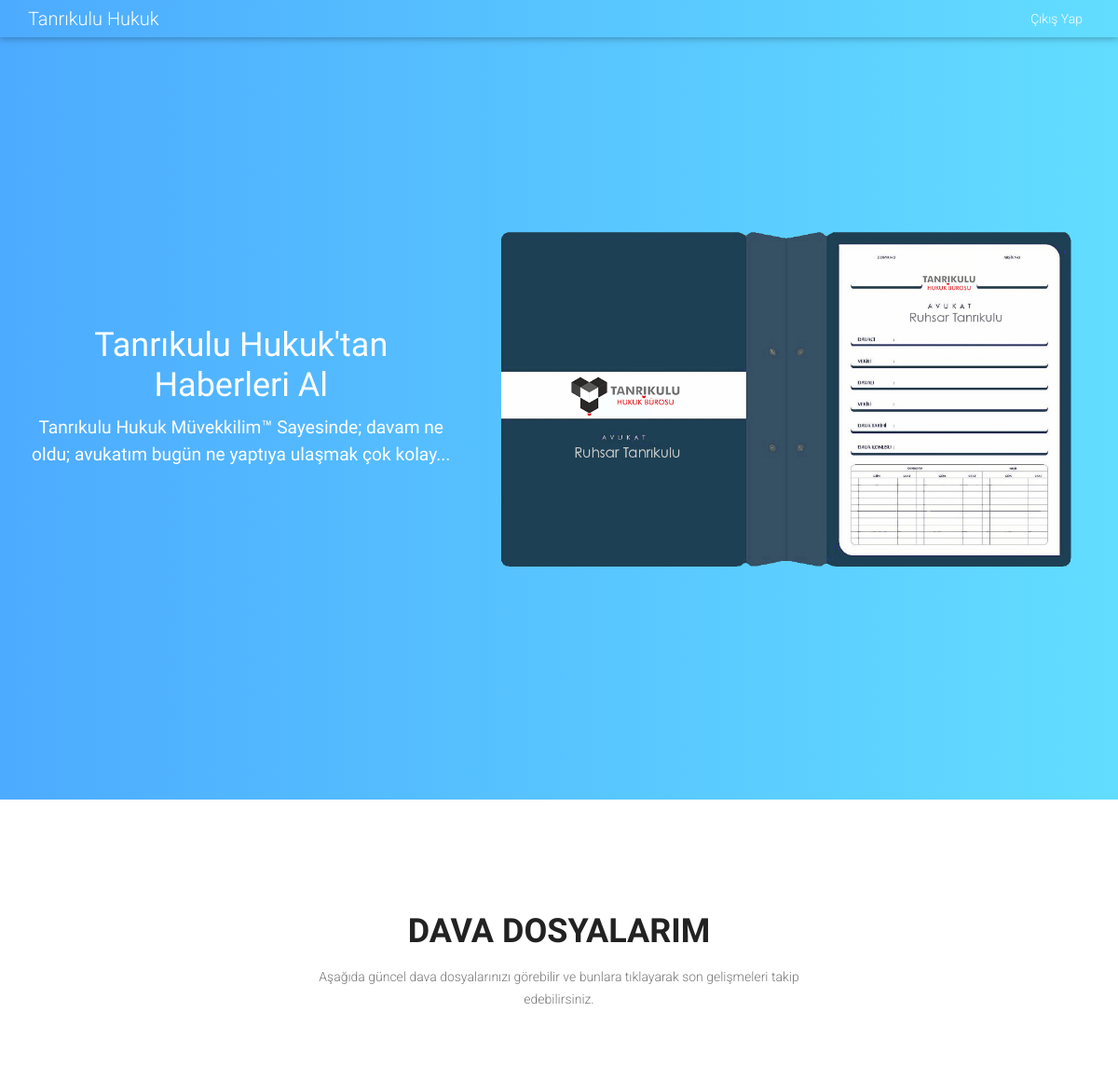
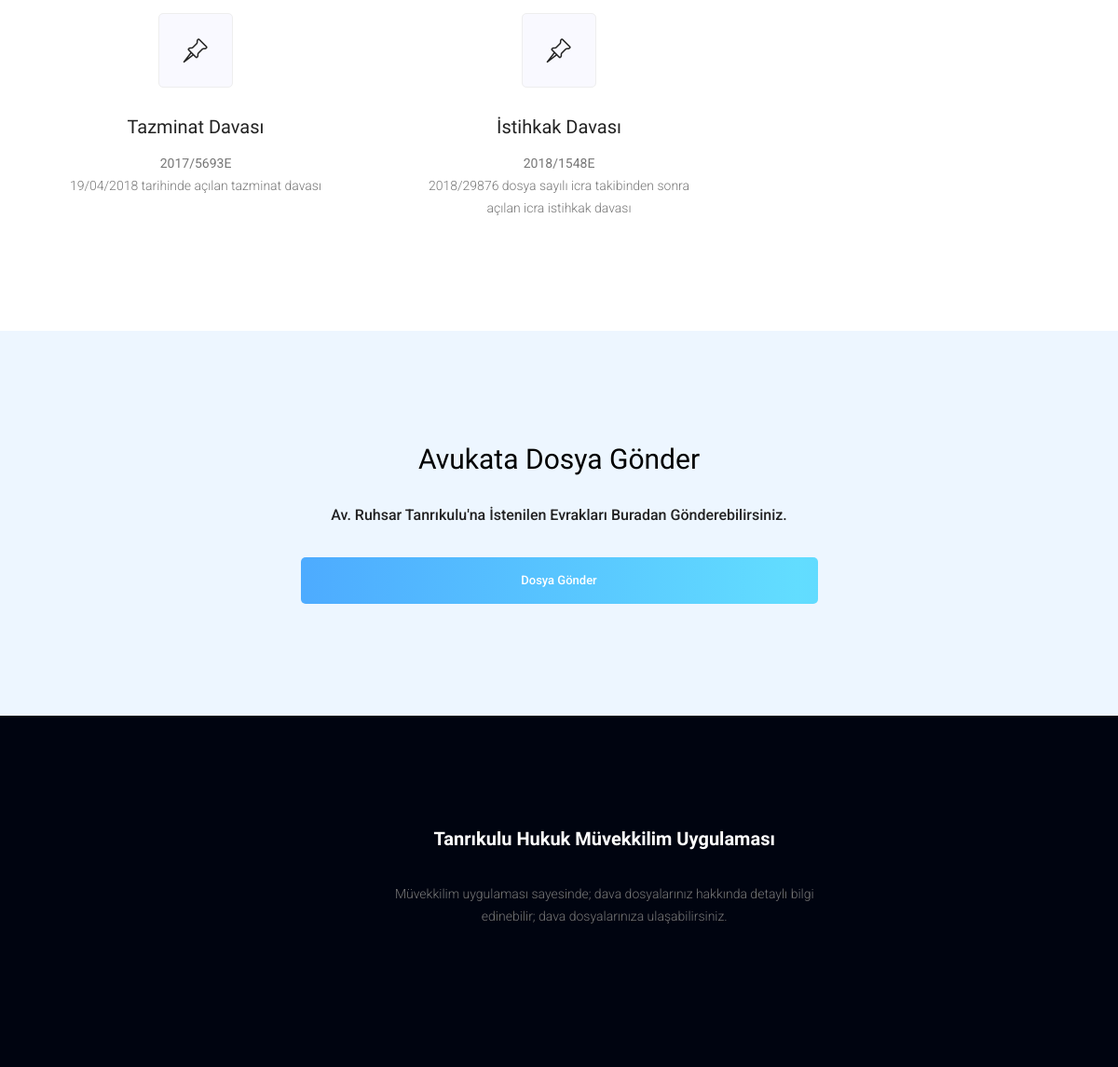
/ (signed in), run on the app's committed database (2 pictures, top to bottom).
### muvekkil/models.py (models this page shows, shortened)
class Dava(models.Model):
    dava_title = models.CharField(('Dava Adı'), max_length=150)
    DAVA_CATEGORY_CHOICES = (
        ('Adli', 'Adli'),
        ('Ceza', 'Ceza'),
        ('İdari', 'İdari'),
        ('Tahkim', 'Tahkim'),
        ('Arabuluculuk', 'Arabuluculuk')
    )
    dava_category = models.CharField(('Dava Kategorisi'), max_length=30, choices=DAVA_CATEGORY_CHOICES, default='Kategori Belirtilmemiş')
    dava_esasno = models.CharField(('Dava Esas Numarası'), max_length=150, default='')
    DAVA_SIFAT_CHOICES = (
        ('Davacı', 'Davacı'),
        ('Davalı', 'Davalı')
    )
    dava_sifat = models.CharField(('Davadaki Sıfatımız'), max_length=50, default='', choices=DAVA_SIFAT_CHOICES)
    dava_mahkemeonad = models.CharField(('Mahkeme Adliye ve Numarası'), max_length=50, default='')
    DAVA_MAHKEME_CHOICES = (
        ('Asliye Hukuk Mahkemesi', 'Asliye Hukuk Mahkemesi'),
        ('Sulh Hukuk Mahkemesi', 'Sulh Hukuk Mahkemesi'),
        ('Aile Mahkemesi', 'Aile Mahkemesi'),
        ('İş Mahkemesi', 'İş Mahkemesi'),
        ('Ticaret Mahkemesi', 'Ticaret Mahkemesi'),
        ('İcra Mahkemesi', 'İcra Mahkemesi'),
        ('Tüketici Mahkemesi', 'Tüketici Mahkemesi'),
        ('Sulh Ceza Mahkemesi', 'Sulh Ceza Mahkemesi'),
        ('Asliye Ceza Mahkemesi', 'Asliye Ceza Mahkemesi'),
        ('Ağır Ceza Mahkemesi', 'Ağır Ceza Mahkemesi'),
        ('İcra Dairesi', 'İcra Dairesi'),
        ('İdare Mahkemesi', 'İdare Mahkemesi'),
        ('Vergi Mahkemesi', 'Vergi Mahkemesi')
    )
    dava_mahkeme = models.CharField(('Davanın Görüldüğü Mahkeme'), max_length=50, default='', choices=DAVA_MAHKEME_CHOICES)
    dava_description = models.TextField(('Dava Açıklaması'))
    dava_link = models.CharField(('Dava Dosyalarının Olduğu Link'), max_length=300)  ## Burada dava dosyamızın indirme linkini vereceğiz.
    dava_start = models.DateField(auto_now_add=True, blank=True)
    davakarsitaraf= models.ManyToManyField(DavaKarsiTaraf)
    user = models.ManyToManyField(User)
    class Meta:
        ordering= ('-dava_start',)
        verbose_name = ('dava')
        verbose_name_plural = ('davalar')

### muvekkil/views.py (the view, shortened to what this page needs)
# urls.py: path('', home, name="index"),
def home(request):
    if request.user.is_authenticated:
        u = User.objects.get(id= request.user.id)
        davalar= u.dava_set.all()
        context = { 'davalar' : davalar }
        return render(request, 'muvekkil/index.html', context)
    else:
        return redirect('login')

### muvekkil/templates/muvekkil/index.html (shortened to what this page needs)
{% load static %}
<!doctype html>
<html lang="en">
    <head>
        <link rel="stylesheet" href="{% static 'muvekkil/css/bootstrap.css' %}">
        <link rel="stylesheet" href="{% static 'muvekkil/vendors/linericon/style.css' %}">
        <link rel="stylesheet" href="{% static 'muvekkil/css/font-awesome.min.css' %} ">
        <link rel="stylesheet" href="{% static 'muvekkil/vendors/owl-carousel/owl.carousel.min.css' %}">
        <link rel="stylesheet" href="{% static 'muvekkil/vendors/lightbox/simpleLightbox.css' %}">
        <link rel="stylesheet" href="{% static 'muvekkil/vendors/nice-select/css/nice-select.css'%} ">
        <link rel="stylesheet" href="{% static 'muvekkil/vendors/animate-css/animate.css' %}">
        <link rel="stylesheet" href="{% static 'muvekkil/vendors/flaticon/flaticon.css' %}">
        <link rel="stylesheet" href="{% static 'muvekkil/css/style.css' %}">
        <link rel="stylesheet" href="{% static 'muvekkil/css/responsive.css' %}">
        <link rel="stylesheet" href="{% static 'muvekkil/css/mdb.css' %}">
    </head>
    <body>
        <header class="header_area">
            <div class="main_menu">
            	<nav id="deneme" class="navbar navbar-expand-lg navbar-light">
					<div class="container box_1620">
						<a style="color : white" class="navbar-brand logo_h" href="/">Tanrıkulu Hukuk</a>
						<div class="collapse navbar-collapse offset" id="navbarSupportedContent">
                            <ul class="navbar-nav menu_nav justify-content-end">
                        <li class="nav-item"><a style="color : white" class="nav-link" href="/logout/">Çıkış Yap</a></li>
                            </ul>
						</div>
					</div>
            	</nav>
            </div>
        </header>
        <section class="home_banner_area">
            <div class="banner_inner">
				<div class="container">
					<div class="row">
						<div class="col-lg-5">
							<div>
								<h1 style="color : white" class="text-center">Tanrıkulu Hukuk'tan Haberleri Al <br /></h1>
								<h3 style="color : white" class="text-center"><small>Tanrıkulu Hukuk Müvekkilim™ Sayesinde; davam ne oldu; avukatım bugün ne yaptıya ulaşmak çok kolay...</small></h3>
							</div>
						</div>
						<div class="col-lg-7">
							<div class="home_left_img">
								<img class="img-fluid" src="{% static 'muvekkil/img/banner/bannerlacivert.png' %}" alt="">
							</div>
						</div>
					</div>
				</div>
            </div>
        </section>
        <section class="work_area p_120">
        	<div class="container">
        		<div class="main_title">
        			<h2>Dava Dosyalarım</h2>
        			<p>Aşağıda güncel dava dosyalarınızı görebilir ve bunlara tıklayarak son gelişmeleri takip edebilirsiniz.</p>
        		</div>
        		<div class="work_inner row">
                    {% for dava in davalar %}
        			<div class="col-lg-4">
        				<div class="work_item">
                            <a href="/davadetay/{{ dava.id }}"><i class="lnr lnr-pushpin"></i></a>
        					<a href="/davadetay/{{ dava.id }}"><h4>{{ dava.dava_title }}</h4></a>
                            <strong>{{ dava.dava_esasno }}</strong>
        					<p>{{ dava.dava_description }}</p>
        				</div>
        			</div>
                    {% endfor %}
        		</div>
        	</div>
        </section>
        <section class="made_life_area p_120">
        	<div class="d-flex justify-content-center"><h2 style="color: black;">Avukata Dosya Gönder</h2></div>
            <div class="container">
        		<div class="made_life_inner">
					<div class="row made_life_text d-flex justify-content-center">
						<div class="col-lg-6">
							<div class="left_side_text">
                                <br>
								<h6 class="text-center">Av. Ruhsar Tanrıkulu'na İstenilen Evrakları Buradan Gönderebilirsiniz.</h6>
								<a style="color : white;" class="main_btn d-flex justify-content-center" data-toggle="modal" data-target="#modalLoginForm">Dosya Gönder</a>
							</div>
						</div>
					</div>
        		</div>
        	</div>
        </section>
        <footer class="footer_area p_120">
        	<div class="container">
        		<div class="row footer_inner">
        			<div class="col-lg-4 col-sm-6">
        			</div>
        			<div class="col-lg-5 col-sm-6">
        				<aside class="f_widget ab_widget">
        					<div class="f_title">
        						<h3 class="text-center">Tanrıkulu Hukuk Müvekkilim Uygulaması</h3>
        					</div>
        					<p class="text-center">Müvekkilim uygulaması sayesinde; dava dosyalarınız hakkında detaylı bilgi edinebilir; dava dosyalarınıza ulaşabilirsiniz.</p>
        				</aside>
        			</div>
        		</div>
        	</div>
        </footer>
    </body>
</html>

### muvekkil/static/muvekkil/css/style.css (style rules this page uses)
a { text-decoration: none; transition: all 0.3s ease-in-out; }
body { line-height: 24px; font-size: 14px; font-family: "Roboto", sans-serif; font-weight: normal; color: #777777; }
h1, h2, h3, h4, h5, h6 { font-family: "Heebo", sans-serif; font-weight: bold; }
.p_120 { padding-top: 120px; padding-bottom: 120px; }
@media (min-width: 1200px) { .container { max-width: 1170px; } }
.main_title { text-align: center; margin-bottom: 75px; }
.main_title h2 { font-family: "Heebo", sans-serif; font-size: 36px; color: #222222; font-weight: bold; margin-bottom: 15px; text-transform: uppercase; }
.main_title p { font-size: 14px; font-family: "Roboto", sans-serif; line-height: 24px; color: #777777; margin-bottom: 0px; max-width: 570px; margin: auto; }
.header_area { position: absolute; width: 100%; top: 0; left: 0; z-index: 99; transition: background 0.4s, all 0.3s linear; }
.header_area .navbar-brand { margin-right: 30px; }
.header_area .menu_nav { width: 100%; }
.header_area .navbar { background: transparent; padding: 0px; border: 0px; border-radius: 0px; width: 100%; }
.home_banner_area { z-index: 1; background-image: -moz-linear-gradient(0deg, #4dabff 0%, #62ddff 100%); background-image: -webkit-linear-gradient(0deg, #4dabff 0%, #62ddff 100%); background-image: -ms-linear-gradient(0deg, #4dabff 0%, #62ddff 100%); }
.home_banner_area .banner_inner { width: 100%; }
.home_banner_area .banner_inner .home_left_img { padding-top: 230px; padding-bottom: 230px; }
.home_banner_area .banner_inner .col-lg-5 { vertical-align: middle; align-self: center; }
h1 { font-size: 36px; }
h2 { font-size: 30px; }
h3 { font-size: 24px; }
h4 { font-size: 18px; }
h6 { font-size: 14px; }
.main_btn { display: inline-block; background-image: linear-gradient(to right, #4dabff 0%, #62ddff 48%, #4dabff 100%); background-size: 200% auto; padding: 0px 35px; color: #fff; font-family: "Roboto", sans-serif; font-size: 13px; font-weight: 500; line-height: 50px; border-radius: 5px; outline: none !important; box-shadow: none !important; text-align: center; cursor: pointer; transition: all 300ms linear 0s; }
.work_inner { margin-bottom: -50px; }
.work_item { text-align: center; margin-bottom: 50px; }
.work_item i { height: 80px; width: 80px; border: 1px solid #eeeeee; border-radius: 5px; background: #f9f9ff; display: inline-block; text-align: center; line-height: 80px; font-size: 30px; color: #222222; margin-bottom: 30px; }
.work_item h4 { color: #222222; font-size: 20px; margin-bottom: 15px; }
.work_item p { max-width: 310px; margin: auto; }
.made_life_area { background: #edf6ff; }
.made_life_text .col-lg-6 { vertical-align: middle; align-self: center; }
.made_life_text h6 { color: #222222; font-size: 16px; font-weight: 500; font-family: "Roboto", sans-serif; }
.made_life_text .main_btn { margin-top: 35px; }
.footer_area { background: #000410; }
.f_title { margin-bottom: 35px; }
.f_title h3 { color: #fff; font-size: 20px; font-weight: bold; font-family: "Heebo", sans-serif; margin-bottom: 0px; }
.ab_widget p { font-size: 14px; line-height: 24px; font-family: "Roboto", sans-serif; color: #777777; margin-bottom: 30px; }

### data on the page
Dava: dava_title "Tazminat Davası", dava_esasno "2017/5693E", dava_description "19/04/2018 tarihinde açılan tazminat davası"
Dava: dava_title "İstihkak Davası", dava_esasno "2018/1548E", dava_description "2018/29876 dosya sayılı icra takibinden sonra açılan icra istihkak davası"
